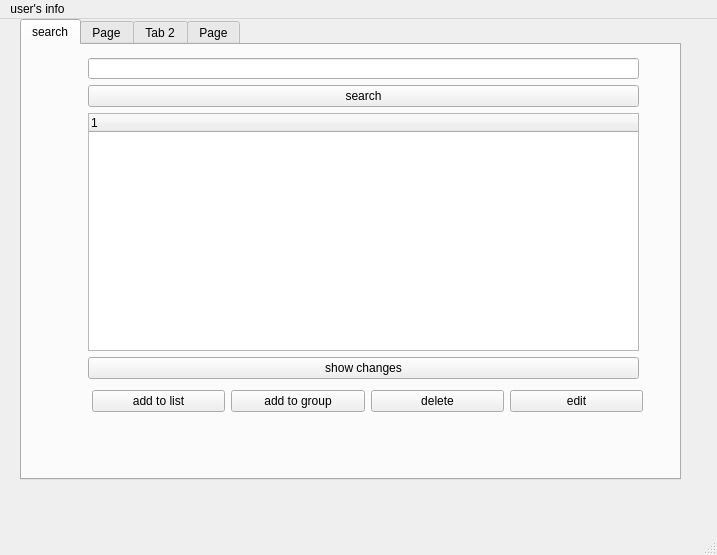
<?xml version="1.0" encoding="UTF-8"?>
<ui version="4.0">
 <class>main_page</class>
 <widget class="QMainWindow" name="main_page">
  <property name="geometry">
   <rect>
    <x>0</x>
    <y>0</y>
    <width>717</width>
    <height>555</height>
   </rect>
  </property>
  <property name="windowTitle">
   <string>MainWindow</string>
  </property>
  <property name="toolButtonStyle">
   <enum>Qt::ToolButtonIconOnly</enum>
  </property>
  <property name="tabShape">
   <enum>QTabWidget::Rounded</enum>
  </property>
  <widget class="QWidget" name="centralwidget">
   <widget class="QTabWidget" name="tabWidget">
    <property name="geometry">
     <rect>
      <x>20</x>
      <y>0</y>
      <width>661</width>
      <height>461</height>
     </rect>
    </property>
    <property name="layoutDirection">
     <enum>Qt::LeftToRight</enum>
    </property>
    <property name="tabPosition">
     <enum>QTabWidget::North</enum>
    </property>
    <property name="tabShape">
     <enum>QTabWidget::Rounded</enum>
    </property>
    <property name="currentIndex">
     <number>0</number>
    </property>
    <property name="iconSize">
     <size>
      <width>20</width>
      <height>20</height>
     </size>
    </property>
    <property name="tabsClosable">
     <bool>false</bool>
    </property>
    <property name="movable">
     <bool>false</bool>
    </property>
    <widget class="QWidget" name="tab_3">
     <attribute name="title">
      <string>search</string>
     </attribute>
     <widget class="QWidget" name="layoutWidget">
      <property name="geometry">
       <rect>
        <x>66</x>
        <y>13</y>
        <width>551</width>
        <height>321</height>
       </rect>
      </property>
      <layout class="QVBoxLayout" name="verticalLayout">
       <item>
        <widget class="QLineEdit" name="serchzone">
         <property name="maximumSize">
          <size>
           <width>16777215</width>
           <height>21</height>
          </size>
         </property>
         <property name="text">
          <string/>
         </property>
        </widget>
       </item>
       <item>
        <widget class="QPushButton" name="searchbutton">
         <property name="minimumSize">
          <size>
           <width>75</width>
           <height>0</height>
          </size>
         </property>
         <property name="styleSheet">
          <string notr="true"/>
         </property>
         <property name="text">
          <string>search</string>
         </property>
         <property name="icon">
          <iconset resource="recources.qrc">
           <normaloff>:/rec/img/search.jpeg</normaloff>:/rec/img/search.jpeg</iconset>
         </property>
         <property name="iconSize">
          <size>
           <width>16</width>
           <height>16</height>
          </size>
         </property>
         <property name="default">
          <bool>false</bool>
         </property>
         <property name="flat">
          <bool>false</bool>
         </property>
        </widget>
       </item>
       <item>
        <widget class="QTreeWidget" name="tree">
         <column>
          <property name="text">
           <string notr="true">1</string>
          </property>
         </column>
        </widget>
       </item>
       <item>
        <widget class="QPushButton" name="showchanges">
         <property name="text">
          <string>show changes</string>
         </property>
         <property name="icon">
          <iconset>
           <normaloff>img/details.png</normaloff>img/details.png</iconset>
         </property>
        </widget>
       </item>
      </layout>
     </widget>
     <widget class="QWidget" name="layoutWidget">
      <property name="geometry">
       <rect>
        <x>70</x>
        <y>340</y>
        <width>551</width>
        <height>32</height>
       </rect>
      </property>
      <layout class="QHBoxLayout" name="horizontalLayout">
       <item>
        <widget class="QPushButton" name="addtolist">
         <property name="text">
          <string>add to list</string>
         </property>
         <property name="icon">
          <iconset resource="recources.qrc">
           <normaloff>:/rec/img/add.png</normaloff>:/rec/img/add.png</iconset>
         </property>
        </widget>
       </item>
       <item>
        <widget class="QPushButton" name="addtogroup">
         <property name="text">
          <string>add to group</string>
         </property>
         <property name="icon">
          <iconset>
           <normaloff>img/add to groups 2.png</normaloff>img/add to groups 2.png</iconset>
         </property>
         <property name="iconSize">
          <size>
           <width>18</width>
           <height>16</height>
          </size>
         </property>
        </widget>
       </item>
       <item>
        <widget class="QPushButton" name="delete_2">
         <property name="text">
          <string>delete</string>
         </property>
         <property name="icon">
          <iconset resource="recources.qrc">
           <normaloff>:/rec/img/delete.jpeg</normaloff>:/rec/img/delete.jpeg</iconset>
         </property>
        </widget>
       </item>
       <item>
        <widget class="QPushButton" name="edit">
         <property name="text">
          <string>edit</string>
         </property>
         <property name="icon">
          <iconset resource="recources.qrc">
           <normaloff>:/rec/img/edit.png</normaloff>:/rec/img/edit.png</iconset>
         </property>
        </widget>
       </item>
      </layout>
     </widget>
    </widget>
    <widget class="QWidget" name="tab_5">
     <attribute name="title">
      <string>Page</string>
     </attribute>
    </widget>
    <widget class="QWidget" name="tab_4">
     <attribute name="title">
      <string>Tab 2</string>
     </attribute>
    </widget>
    <widget class="QWidget" name="tab_6">
     <attribute name="title">
      <string>Page</string>
     </attribute>
    </widget>
   </widget>
  </widget>
  <widget class="QMenuBar" name="menubar">
   <property name="geometry">
    <rect>
     <x>0</x>
     <y>0</y>
     <width>717</width>
     <height>24</height>
    </rect>
   </property>
   <property name="defaultUp">
    <bool>false</bool>
   </property>
   <widget class="QMenu" name="menuuser_s_info">
    <property name="tearOffEnabled">
     <bool>false</bool>
    </property>
    <property name="title">
     <string>user's info</string>
    </property>
    <property name="toolTipsVisible">
     <bool>true</bool>
    </property>
    <widget class="QMenu" name="menuSettings">
     <property name="title">
      <string>settings</string>
     </property>
     <property name="icon">
      <iconset resource="recources.qrc">
       <normaloff>:/rec/img/download (1).jpeg</normaloff>:/rec/img/download (1).jpeg</iconset>
     </property>
     <addaction name="actionchange_user_pass"/>
     <addaction name="separator"/>
     <addaction name="actionEdit_my_basket"/>
     <addaction name="separator"/>
     <addaction name="actionReset_the_list"/>
    </widget>
    <addaction name="separator"/>
    <addaction name="actionGroups"/>
    <addaction name="separator"/>
    <addaction name="actionMy_products"/>
    <addaction name="separator"/>
    <addaction name="menuSettings"/>
    <addaction name="separator"/>
    <addaction name="actionLog_out"/>
   </widget>
   <addaction name="menuuser_s_info"/>
  </widget>
  <widget class="QStatusBar" name="statusbar"/>
  <action name="actionuser_s_name">
   <property name="icon">
    <iconset resource="recources.qrc">
     <normaloff>:/rec/img/download.jpeg</normaloff>:/rec/img/download.jpeg</iconset>
   </property>
   <property name="text">
    <string>user's name</string>
   </property>
  </action>
  <action name="actionGroups">
   <property name="icon">
    <iconset resource="recources.qrc">
     <normaloff>:/rec/img/groups.png</normaloff>:/rec/img/groups.png</iconset>
   </property>
   <property name="text">
    <string>Groups</string>
   </property>
  </action>
  <action name="actionMy_products">
   <property name="icon">
    <iconset resource="recources.qrc">
     <normaloff>:/rec/img/basket.png</normaloff>:/rec/img/basket.png</iconset>
   </property>
   <property name="text">
    <string>My basket</string>
   </property>
   <property name="toolTip">
    <string>My basket</string>
   </property>
  </action>
  <action name="actionchange_user_pass">
   <property name="icon">
    <iconset resource="recources.qrc">
     <normaloff>:/rec/img/pass.png</normaloff>:/rec/img/pass.png</iconset>
   </property>
   <property name="text">
    <string>change user &amp;pass</string>
   </property>
  </action>
  <action name="actionEdit_my_basket">
   <property name="icon">
    <iconset resource="recources.qrc">
     <normaloff>:/rec/img/edit.png</normaloff>:/rec/img/edit.png</iconset>
   </property>
   <property name="text">
    <string>Edit my basket</string>
   </property>
  </action>
  <action name="actionLog_out">
   <property name="icon">
    <iconset resource="recources.qrc">
     <normaloff>:/rec/img/logout.jpeg</normaloff>:/rec/img/logout.jpeg</iconset>
   </property>
   <property name="text">
    <string>Log out</string>
   </property>
  </action>
  <action name="actionReset_the_list">
   <property name="text">
    <string extracomment="This will delete the whole existing list">Reset the list</string>
   </property>
  </action>
 </widget>
 <resources>
  <include location="recources.qrc"/>
 </resources>
 <connections/>
</ui>
